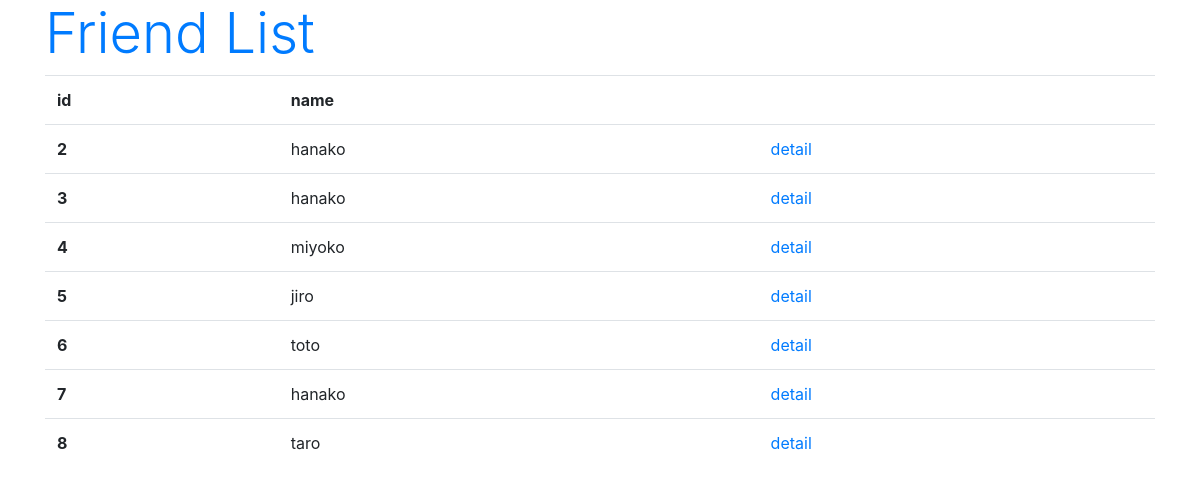
Page /hello/list on the committed database.
### hello/models.py (models this page shows, shortened)
class Friend(models.Model):
    name = models.CharField(max_length=100, \
        validators=[number_only])
    mail = models.EmailField(max_length=200)
    gender = models.BooleanField()
    age = models.IntegerField()
    birthday = models.DateField()

### hello/views.py (the view)
# urls.py: path('list', FriendList.as_view()),
class FriendList(ListView):
    model = Friend

### hello/templates/hello/friend_list.html (shortened to what this page needs)
{% load static %}
<!DOCTYPE html>
<html lang="ja">
<head>
    <link rel="stylesheet"
        href="https://stackpath.bootstrapcdn.com/bootstrap/4.3.1/css/bootstrap.min.css"
>
</head>
<body class="container">
    <h1 class="display-4 text-primary">
        Friend List</h1>
    <table class="table">
        <tr>
            <th>id</th>
            <th>name</th>
            <th></th>
        </tr>
    {% for item in object_list %}
        <tr>
            <th>{{item.id}}</th>
            <td>{{item.name}}</td>
            <td><a href="/hello/detail/{{item.id}}">detail</a></td>
        </tr>
    {% endfor %}
    </table>
</body>
</html>

### rows in the picture
Friend: id "2", name "hanako"
Friend: id "3", name "hanako"
Friend: id "4", name "miyoko"
Friend: id "5", name "jiro"
Friend: id "6", name "toto"
Friend: id "7", name "hanako"
Friend: id "8", name "taro"
